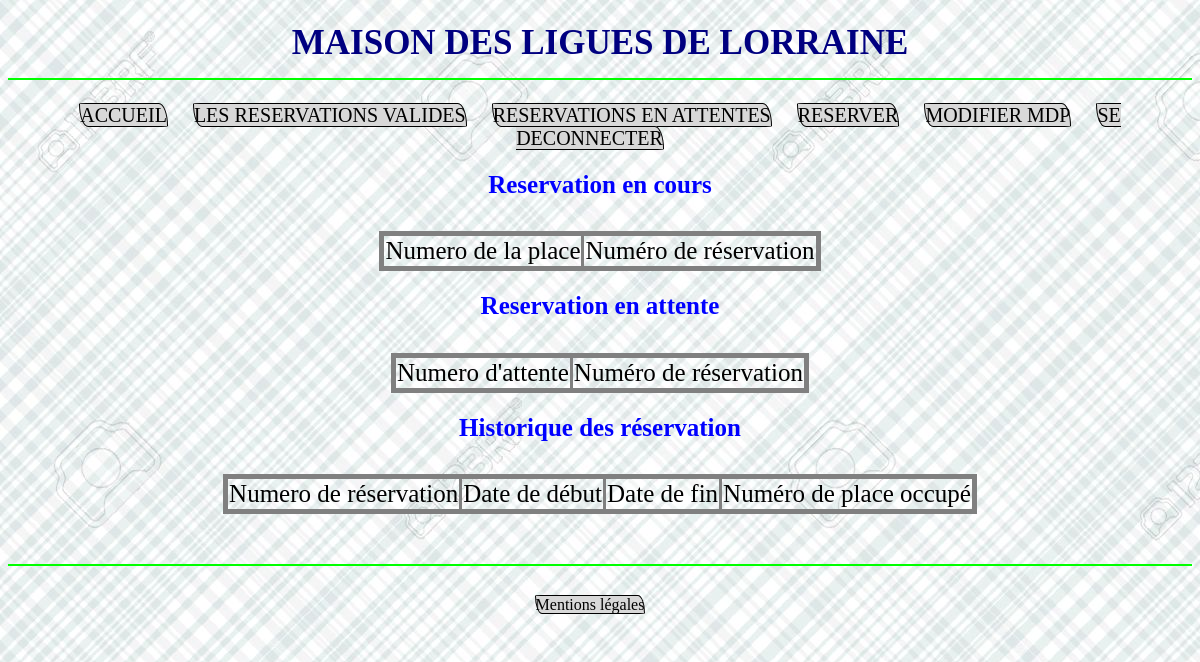
Before: /reservation-encours.php (signed in) with the older database file.
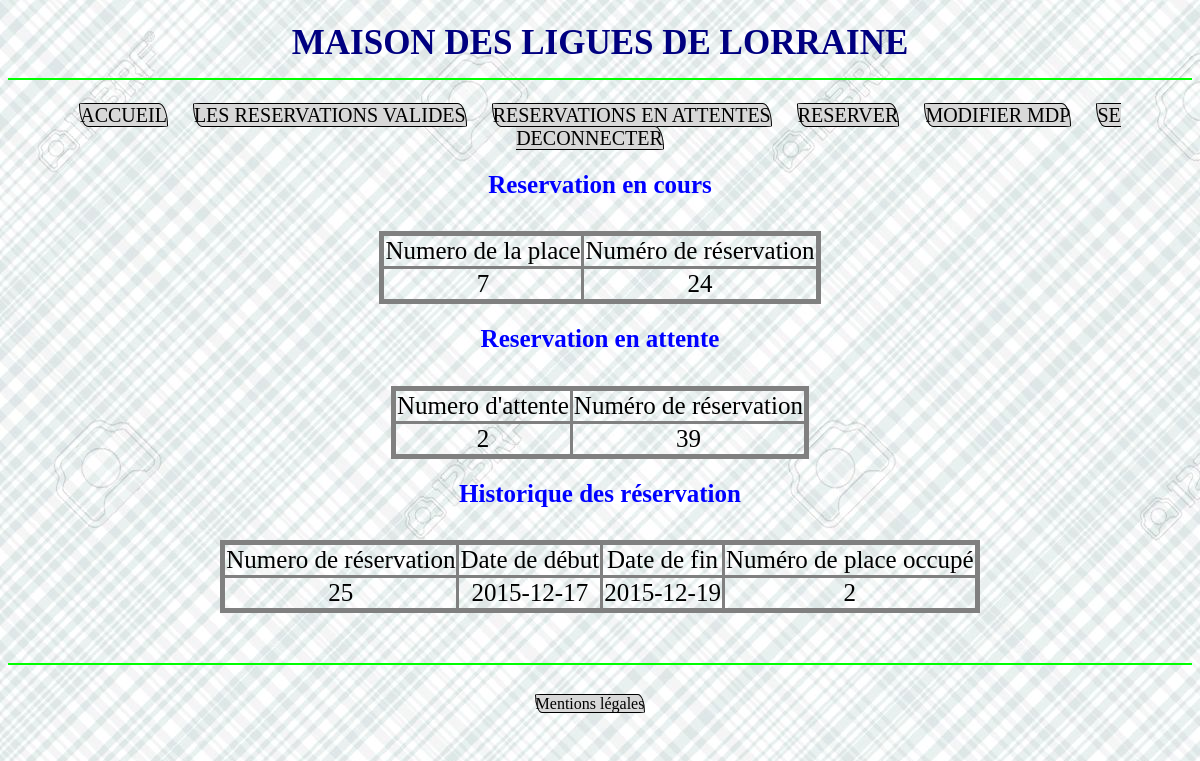
After: the same page with the newer database file.
### tables this page shows
CREATE TABLE RESERVATION
(id_reservation int(3) NOT NULL AUTO_INCREMENT,
id_uti int(5) NOT NULL,
dateDebut date NOT NULL,
dateFin date NOT NULL,
num_place int(2),
liste_attente int(2),
constraint pk_reservation primary key(id_reservation));

### reservation-encours.php (the view, shortened to what this page needs)
<!DOCTYPE html>
<html>
       <head>
        <link rel="stylesheet" href="moncss.css" />
    <h1> MAISON DES LIGUES DE LORRAINE </h1>
    </head>
    <?php include("menu.php");
          include("connection.php");?>
    <body>
    <?php
     if($_SESSION['nom'] == 'shao' && $_SESSION['prenom'] == 'christophe')
        {
        ?>
        <h2> Reservation en cours </h2>
        <table>
            <tr>
                <td>Numero de la place</td>
                <td>Nom - Prenom</td>
            </tr>
        <?php
            $req22 ='SELECT * FROM UTILISATEUR';
            $req = $bdd->query('SELECT * FROM reservation WHERE num_place IS NOT NULL AND liste_attente = 0 ORDER BY num_place ASC');
            while($donnees = $req->fetch())
            {
                    $req2 = $bdd->query($req22);
                    while($donnees2 = $req2->fetch())
                    {
                        if($donnees2['id_uti'] == $donnees['id_uti'])
                        {
                            echo'<tr>
                                    <td>'.$donnees['num_place'].'</td>
                                    <td>'.$donnees2['nom'].'  '.$donnees2['prenom'].'</td>
                                    <td><a href = "liberer-place.php?num_place='.$donnees['num_place'].'&id_reservation='.$donnees['id_reservation'].'">Liberer</a></td>
                                </tr>';
                        }
                    }
            }
        ?>
        </table>
        <br/>
        <table>
        <h2> Reservation en attente </h2>
        <tr>
            <td>Numero d'attente</td>
            <td>Nom - Prenom</td>
        </tr>
        <?php
        $req =$bdd->query('SELECT * FROM reservation WHERE liste_attente != -1 AND liste_attente != 0 ORDER BY liste_attente ASC');
        while($donnees = $req->fetch())
        {
            $req2 = $bdd->query($req22);
            while($donnees2 = $req2->fetch())
            {
                if($donnees2['id_uti'] == $donnees['id_uti'])
                {
                    echo'<tr>
                             <td>'.$donnees['liste_attente'].'</td>
                              <td>'.$donnees2['nom'].'  '.$donnees2['prenom'].'</td>
                              <td><a href = "modifier-place.php?id_reservation='.$donnees['id_reservation'].'">Modifier</a></td>
                         </tr>';
                }
            }
        }
            echo'</table>';
            ?>
        <br />
        <table>
        <h2> Historique des réservation </h2>
        <tr>
            <td>Numero de réservation</td>
            <td>Nom - Prenom</td>
            <td>Date de début</td>
            <td>Date de fin</td>
            <td>Numéro de place occupé</td>
        </tr>
        <?php
        $req = $bdd->query('SELECT * FROM reservation WHERE liste_attente = -1 ORDER BY num_place ASC');
        while($donnees = $req->fetch())
        {
            $req2 = $bdd->query($req22);
            while($donnees2 = $req2->fetch())
            {
                if($donnees2['id_uti'] == $donnees['id_uti'])
                {
                    echo'<tr>
                          <td>'.$donnees['id_reservation'].'</td>
                          <td>'.$donnees2['nom'].'  '.$donnees2['prenom'].'</td>
                          <td>'.$donnees['dateDebut'].'</td>
                          <td>'.$donnees['dateFin'].'</td>
                          <td>'.$donnees['num_place'].'</td>
                         </tr>';
                }
            }
        }
            echo'</table>';
        }
        else
        {
            $id_uti = $_SESSION['id_uti'];
        echo'<h2> Reservation en cours </h2>
        <table>
            <tr>
                <td>Numero de la place</td>
                <td>Numéro de réservation</td>
            </tr>';
            $req = $bdd->prepare('SELECT * FROM reservation WHERE id_uti = :id_uti AND liste_attente = 0 ORDER BY num_place ASC');
            $req->execute(array(
                'id_uti'=>$id_uti));
            while($donnees = $req->fetch())
            {
                    echo'<tr>
                            <td>'.$donnees['num_place'].'</td>
                            <td>'.$donnees['id_reservation'].'</td>
                        </tr>';
            }
        ?>
        </table>
        <table>
        <h2> Reservation en attente </h2>
        <tr>
            <td>Numero d'attente</td>
            <td>Numéro de réservation</td>
        </tr>
        <?php
            $req3 = $bdd->prepare('SELECT * FROM reservation WHERE id_uti = :id_uti AND num_place IS NULL AND liste_attente IS NOT NULL ORDER BY liste_attente ASC');
            $req3->execute(array(
                'id_uti'=>$id_uti));
            while($donnees3 = $req3->fetch())
            {
                     echo'<tr>
                        <td>'.$donnees3['liste_attente'].'</td>
                         <td>'.$donnees3['id_reservation'].'</td>
                     </tr>';
            }
            echo'</table>';
            ?>
        <table>
        <h2> Historique des réservation </h2>
        <tr>
            <td>Numero de réservation</td>
            <td>Date de début</td>
            <td>Date de fin</td>
            <td>Numéro de place occupé</td>
        </tr>
        <?php
            $req=$bdd->prepare('SELECT * FROM reservation WHERE id_uti = :id_uti AND liste_attente = -1 ORDER BY liste_attente ASC');
            $req->execute(array(
                'id_uti'=>$id_uti));
            while($donnees = $req->fetch())
            {
                  echo'<tr>
                        <td>'.$donnees['id_reservation'].'</td>
                       <td>'.$donnees['dateDebut'].'</td>
                       <td>'.$donnees['dateFin'].'</td>
                       <td>'.$donnees['num_place'].'</td>
                      </tr>';
            }
            echo'</table>';
        }
        ?>
    </body>
    <?php include("footer.php"); ?>
</html>

### menu.php
<nav>
	<?php
	if(isset($_SESSION['nom']) && isset($_SESSION['prenom']))
	{
		if($_SESSION['nom'] == 'shao' && $_SESSION['prenom'] == 'christophe')
		{
		echo'
			<a href="index.php">ACCUEIL</a>
			<a href="reservation-encours.php">LES RESERVATIONS VALIDES</a>
			<a href="reservation-attente.php">RESERVATIONS EN ATTENTES</a>
			<a href="inscription-attente.php">INSCRIPTIONS EN ATTENTES</a>
			<a href="liste-utilisateur.php">LISTE DES UTILISATEURS</a>
			<a href="page-deco.php">SE DECONNECTER</a> ';
		}
		else
		{
			echo'
				<a href="index.php">ACCUEIL</a>
				<a href="reservation-encours.php">LES RESERVATIONS VALIDES</a>
				<a href="reservation-attente.php">RESERVATIONS EN ATTENTES</a>
				<a href="reserver.php">RESERVER</a>
				<a href="modifier-mdp.php">MODIFIER MDP</a>
				<a href="page-deco.php">SE DECONNECTER</a> ';
		}
	}
	else
	{
		echo'
			<a href="index.php">ACCUEIL</a>
			<a href="inscription.php">INSCRIPTION</a>
			<a href="page-connection.php">SE CONNECTER</a> ';
	}
	?>
</nav>

### footer.php
	<footer>
		<a href="mentions_legales.php">Mentions légales</a>
</footer>

### moncss.css (style rules this page uses)
html { background-image: url(photo/fond.jpg); }
body { text-align: center; }
table { margin : 10px auto auto auto; border-width:5px; border-style:solid; border-collapse: collapse; }
td { border-style:solid; font-size: 25px; border-color: grey; }
footer { border-top: 2px solid lime; color: navy; text-align: center; margin-top: 50px; padding-top: 30px; padding-bottom: 20px; }
h1 { color: navy; text-align: center; border-bottom: 2px solid lime; height: 55px; font-size: 35px; }
h2 { color:blue; text-align: center; height: 40px; font-size: 25px; }
nav { text-align: center; font-size: 20px; }
a { padding: 3 15; margin: 8; background: #D8D8D8; color: #000000; border: black 1px solid; text-decoration: none; border-radius: 5em 6em 7em / .7em 15em; font-family: Maiandra GD; margin-right: 20px; }

Changed rows visible on the page:
added reservation: num_place "7", id_reservation "24", shown under "Reservation en cours"
added reservation: liste_attente "2", id_reservation "39", shown under "Reservation en attente"
added reservation: id_reservation "25", dateDebut "2015-12-17", dateFin "2015-12-19", num_place "2", shown under "Historique des réservation"
